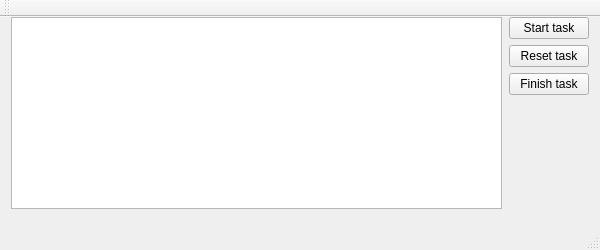
<?xml version="1.0" encoding="UTF-8"?>
<ui version="4.0">
 <class>MainWindow</class>
 <widget class="QMainWindow" name="MainWindow">
  <property name="geometry">
   <rect>
    <x>0</x>
    <y>0</y>
    <width>600</width>
    <height>250</height>
   </rect>
  </property>
  <property name="windowTitle">
   <string>MainWindow</string>
  </property>
  <widget class="QWidget" name="centralWidget">
   <property name="sizePolicy">
    <sizepolicy hsizetype="Maximum" vsizetype="Maximum">
     <horstretch>0</horstretch>
     <verstretch>0</verstretch>
    </sizepolicy>
   </property>
   <layout class="QVBoxLayout" name="verticalLayout_2">
    <property name="topMargin">
     <number>0</number>
    </property>
    <property name="bottomMargin">
     <number>0</number>
    </property>
    <item>
     <layout class="QHBoxLayout" name="horizontalLayout">
      <property name="spacing">
       <number>2</number>
      </property>
      <property name="topMargin">
       <number>0</number>
      </property>
      <property name="bottomMargin">
       <number>0</number>
      </property>
      <item>
       <widget class="TasksWidget" name="tasksWidget" native="true">
        <property name="sizePolicy">
         <sizepolicy hsizetype="Expanding" vsizetype="Expanding">
          <horstretch>0</horstretch>
          <verstretch>0</verstretch>
         </sizepolicy>
        </property>
        <widget class="QTableView" name="m_pTableView">
         <property name="geometry">
          <rect>
           <x>0</x>
           <y>0</y>
           <width>491</width>
           <height>192</height>
          </rect>
         </property>
         <property name="sizePolicy">
          <sizepolicy hsizetype="Preferred" vsizetype="Preferred">
           <horstretch>0</horstretch>
           <verstretch>0</verstretch>
          </sizepolicy>
         </property>
        </widget>
       </widget>
      </item>
      <item>
       <layout class="QVBoxLayout" name="verticalLayout">
        <item>
         <widget class="QPushButton" name="start_or_pauseButton">
          <property name="text">
           <string>Start task</string>
          </property>
         </widget>
        </item>
        <item>
         <widget class="QPushButton" name="resetTaskButton">
          <property name="text">
           <string>Reset task</string>
          </property>
         </widget>
        </item>
        <item>
         <widget class="QPushButton" name="finishTaskButton">
          <property name="text">
           <string>Finish task</string>
          </property>
         </widget>
        </item>
        <item>
         <spacer name="verticalSpacer">
          <property name="orientation">
           <enum>Qt::Vertical</enum>
          </property>
          <property name="sizeHint" stdset="0">
           <size>
            <width>20</width>
            <height>40</height>
           </size>
          </property>
         </spacer>
        </item>
       </layout>
      </item>
     </layout>
    </item>
   </layout>
  </widget>
  <widget class="QMenuBar" name="menuBar">
   <property name="geometry">
    <rect>
     <x>0</x>
     <y>0</y>
     <width>600</width>
     <height>20</height>
    </rect>
   </property>
  </widget>
  <widget class="QToolBar" name="mainToolBar">
   <attribute name="toolBarArea">
    <enum>TopToolBarArea</enum>
   </attribute>
   <attribute name="toolBarBreak">
    <bool>false</bool>
   </attribute>
  </widget>
  <widget class="QStatusBar" name="statusBar"/>
 </widget>
 <layoutdefault spacing="6" margin="11"/>
 <customwidgets>
  <customwidget>
   <class>TasksWidget</class>
   <extends>QWidget</extends>
   <header>taskswidget.h</header>
   <container>1</container>
  </customwidget>
 </customwidgets>
 <resources/>
 <connections/>
</ui>
